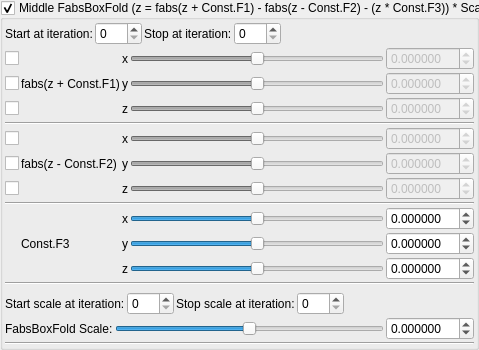
    <widget class="MyGroupBox" name="groupCheck_transf_function_enabledBy_false">
     <property name="title">
      <string>Middle FabsBoxFold (z = fabs(z + Const.F1) - fabs(z - Const.F2) - (z * Const.F3)) * Scale</string>
     </property>
     <property name="checkable">
      <bool>true</bool>
     </property>
     <layout class="QVBoxLayout" name="verticalLayout_17" stretch="0,0,0">
      <property name="spacing">
       <number>2</number>
      </property>
      <property name="leftMargin">
       <number>2</number>
      </property>
      <property name="topMargin">
       <number>2</number>
      </property>
      <property name="rightMargin">
       <number>2</number>
      </property>
      <property name="bottomMargin">
       <number>2</number>
      </property>
      <item>
       <layout class="QGridLayout" name="gridLayout_29">
        <property name="spacing">
         <number>2</number>
        </property>
        <item row="0" column="1">
         <widget class="MySpinBox" name="spinboxInt_transf_start_iterations">
          <property name="sizePolicy">
           <sizepolicy hsizetype="Minimum" vsizetype="Maximum">
            <horstretch>0</horstretch>
            <verstretch>0</verstretch>
           </sizepolicy>
          </property>
          <property name="maximum">
           <number>250</number>
          </property>
         </widget>
        </item>
        <item row="0" column="0">
         <widget class="QLabel" name="label_71">
          <property name="text">
           <string>Start at iteration:</string>
          </property>
         </widget>
        </item>
        <item row="0" column="3">
         <widget class="MySpinBox" name="spinboxInt_transf_stop_iterations">
          <property name="sizePolicy">
           <sizepolicy hsizetype="Minimum" vsizetype="Maximum">
            <horstretch>0</horstretch>
            <verstretch>0</verstretch>
           </sizepolicy>
          </property>
          <property name="maximum">
           <number>250</number>
          </property>
         </widget>
        </item>
        <item row="0" column="2">
         <widget class="QLabel" name="label_72">
          <property name="text">
           <string>Stop at iteration:</string>
          </property>
         </widget>
        </item>
        <item row="0" column="4">
         <spacer name="horizontalSpacer_8">
          <property name="orientation">
           <enum>Qt::Horizontal</enum>
          </property>
          <property name="sizeHint" stdset="0">
           <size>
            <width>40</width>
            <height>20</height>
           </size>
          </property>
         </spacer>
        </item>
       </layout>
      </item>
      <item>
       <layout class="QGridLayout" name="gridLayout_30">
        <property name="spacing">
         <number>2</number>
        </property>
        <item row="9" column="3">
         <widget class="QSlider" name="slider3_transf_scale3D_111_x">
          <property name="sizePolicy">
           <sizepolicy hsizetype="Expanding" vsizetype="Maximum">
            <horstretch>0</horstretch>
            <verstretch>0</verstretch>
           </sizepolicy>
          </property>
          <property name="minimum">
           <number>-5000000</number>
          </property>
          <property name="maximum">
           <number>5000000</number>
          </property>
          <property name="orientation">
           <enum>Qt::Horizontal</enum>
          </property>
         </widget>
        </item>
        <item row="13" column="0" colspan="4">
         <layout class="QGridLayout" name="gridLayout_8">
          <property name="topMargin">
           <number>5</number>
          </property>
          <item row="0" column="0">
           <widget class="QLabel" name="label_58">
            <property name="text">
             <string>Start scale at iteration:</string>
            </property>
           </widget>
          </item>
          <item row="0" column="2">
           <widget class="QLabel" name="label_73">
            <property name="text">
             <string>Stop scale at iteration:</string>
            </property>
           </widget>
          </item>
          <item row="0" column="5">
           <spacer name="horizontalSpacer_7">
            <property name="orientation">
             <enum>Qt::Horizontal</enum>
            </property>
            <property name="sizeHint" stdset="0">
             <size>
              <width>40</width>
              <height>20</height>
             </size>
            </property>
           </spacer>
          </item>
          <item row="0" column="3">
           <widget class="MySpinBox" name="spinboxInt_transf_stop_iterations_B">
            <property name="sizePolicy">
             <sizepolicy hsizetype="Preferred" vsizetype="Maximum">
              <horstretch>0</horstretch>
              <verstretch>0</verstretch>
             </sizepolicy>
            </property>
            <property name="maximum">
             <number>250</number>
            </property>
           </widget>
          </item>
          <item row="0" column="1">
           <widget class="MySpinBox" name="spinboxInt_transf_start_iterations_B">
            <property name="sizePolicy">
             <sizepolicy hsizetype="Minimum" vsizetype="Maximum">
              <horstretch>0</horstretch>
              <verstretch>0</verstretch>
             </sizepolicy>
            </property>
            <property name="maximum">
             <number>250</number>
            </property>
           </widget>
          </item>
         </layout>
        </item>
        <item row="7" column="3">
         <widget class="QSlider" name="slider3_transf_addition_constantA_111_z">
          <property name="enabled">
           <bool>false</bool>
          </property>
          <property name="sizePolicy">
           <sizepolicy hsizetype="Expanding" vsizetype="Maximum">
            <horstretch>0</horstretch>
            <verstretch>0</verstretch>
           </sizepolicy>
          </property>
          <property name="minimum">
           <number>-5000000</number>
          </property>
          <property name="maximum">
           <number>5000000</number>
          </property>
          <property name="orientation">
           <enum>Qt::Horizontal</enum>
          </property>
         </widget>
        </item>
        <item row="2" column="4">
         <widget class="MyDoubleSpinBox" name="spinbox3_transf_addition_constant_111_z">
          <property name="enabled">
           <bool>false</bool>
          </property>
          <property name="sizePolicy">
           <sizepolicy hsizetype="Minimum" vsizetype="Maximum">
            <horstretch>0</horstretch>
            <verstretch>0</verstretch>
           </sizepolicy>
          </property>
          <property name="decimals">
           <number>6</number>
          </property>
          <property name="minimum">
           <double>-99.989999999999995</double>
          </property>
          <property name="maximum">
           <double>99.989999999999995</double>
          </property>
          <property name="singleStep">
           <double>0.100000000000000</double>
          </property>
         </widget>
        </item>
        <item row="1" column="2">
         <widget class="QLabel" name="label_8">
          <property name="text">
           <string notr="true">y</string>
          </property>
         </widget>
        </item>
        <item row="4" column="0">
         <widget class="QCheckBox" name="checkBox_transf_function_enabledAx">
          <property name="text">
           <string/>
          </property>
         </widget>
        </item>
        <item row="7" column="0">
         <widget class="QCheckBox" name="checkBox_transf_function_enabledAz">
          <property name="text">
           <string/>
          </property>
         </widget>
        </item>
        <item row="2" column="3">
         <widget class="QSlider" name="slider3_transf_addition_constant_111_z">
          <property name="enabled">
           <bool>false</bool>
          </property>
          <property name="sizePolicy">
           <sizepolicy hsizetype="Expanding" vsizetype="Maximum">
            <horstretch>0</horstretch>
            <verstretch>0</verstretch>
           </sizepolicy>
          </property>
          <property name="minimum">
           <number>-5000000</number>
          </property>
          <property name="maximum">
           <number>5000000</number>
          </property>
          <property name="orientation">
           <enum>Qt::Horizontal</enum>
          </property>
         </widget>
        </item>
        <item row="8" column="0" colspan="5">
         <widget class="Line" name="line_27">
          <property name="orientation">
           <enum>Qt::Horizontal</enum>
          </property>
         </widget>
        </item>
        <item row="0" column="3">
         <widget class="QSlider" name="slider3_transf_addition_constant_111_x">
          <property name="enabled">
           <bool>false</bool>
          </property>
          <property name="sizePolicy">
           <sizepolicy hsizetype="Expanding" vsizetype="Maximum">
            <horstretch>0</horstretch>
            <verstretch>0</verstretch>
           </sizepolicy>
          </property>
          <property name="minimum">
           <number>-5000000</number>
          </property>
          <property name="maximum">
           <number>5000000</number>
          </property>
          <property name="value">
           <number>0</number>
          </property>
          <property name="sliderPosition">
           <number>0</number>
          </property>
          <property name="orientation">
           <enum>Qt::Horizontal</enum>
          </property>
         </widget>
        </item>
        <item row="0" column="4">
         <widget class="MyDoubleSpinBox" name="spinbox3_transf_addition_constant_111_x">
          <property name="enabled">
           <bool>false</bool>
          </property>
          <property name="sizePolicy">
           <sizepolicy hsizetype="Minimum" vsizetype="Maximum">
            <horstretch>0</horstretch>
            <verstretch>0</verstretch>
           </sizepolicy>
          </property>
          <property name="prefix">
           <string/>
          </property>
          <property name="decimals">
           <number>6</number>
          </property>
          <property name="minimum">
           <double>-99.989999999999995</double>
          </property>
          <property name="singleStep">
           <double>0.100000000000000</double>
          </property>
         </widget>
        </item>
        <item row="5" column="2">
         <widget class="QLabel" name="label_11">
          <property name="text">
           <string notr="true">y</string>
          </property>
         </widget>
        </item>
        <item row="7" column="2">
         <widget class="QLabel" name="label_12">
          <property name="text">
           <string notr="true">z</string>
          </property>
         </widget>
        </item>
        <item row="11" column="2">
         <widget class="QLabel" name="label_13">
          <property name="text">
           <string notr="true">z</string>
          </property>
         </widget>
        </item>
        <item row="10" column="2">
         <widget class="QLabel" name="label_14">
          <property name="text">
           <string notr="true">y</string>
          </property>
         </widget>
        </item>
        <item row="9" column="2">
         <widget class="QLabel" name="label_15">
          <property name="text">
           <string notr="true">x</string>
          </property>
         </widget>
        </item>
        <item row="5" column="4">
         <widget class="MyDoubleSpinBox" name="spinbox3_transf_addition_constantA_111_y">
          <property name="enabled">
           <bool>false</bool>
          </property>
          <property name="sizePolicy">
           <sizepolicy hsizetype="Minimum" vsizetype="Maximum">
            <horstretch>0</horstretch>
            <verstretch>0</verstretch>
           </sizepolicy>
          </property>
          <property name="decimals">
           <number>6</number>
          </property>
          <property name="minimum">
           <double>-99.989999999999995</double>
          </property>
          <property name="maximum">
           <double>99.989999999999995</double>
          </property>
          <property name="singleStep">
           <double>0.100000000000000</double>
          </property>
         </widget>
        </item>
        <item row="11" column="4">
         <widget class="MyDoubleSpinBox" name="spinbox3_transf_scale3D_111_z">
          <property name="sizePolicy">
           <sizepolicy hsizetype="Minimum" vsizetype="Maximum">
            <horstretch>0</horstretch>
            <verstretch>0</verstretch>
           </sizepolicy>
          </property>
          <property name="decimals">
           <number>6</number>
          </property>
          <property name="minimum">
           <double>-99.989999999999995</double>
          </property>
          <property name="maximum">
           <double>99.989999999999995</double>
          </property>
          <property name="singleStep">
           <double>0.100000000000000</double>
          </property>
         </widget>
        </item>
        <item row="9" column="4">
         <widget class="MyDoubleSpinBox" name="spinbox3_transf_scale3D_111_x">
          <property name="sizePolicy">
           <sizepolicy hsizetype="Minimum" vsizetype="Maximum">
            <horstretch>0</horstretch>
            <verstretch>0</verstretch>
           </sizepolicy>
          </property>
          <property name="prefix">
           <string/>
          </property>
          <property name="decimals">
           <number>6</number>
          </property>
          <property name="minimum">
           <double>-99.989999999999995</double>
          </property>
          <property name="singleStep">
           <double>0.100000000000000</double>
          </property>
         </widget>
        </item>
        <item row="7" column="4">
         <widget class="MyDoubleSpinBox" name="spinbox3_transf_addition_constantA_111_z">
          <property name="enabled">
           <bool>false</bool>
          </property>
          <property name="sizePolicy">
           <sizepolicy hsizetype="Minimum" vsizetype="Maximum">
            <horstretch>0</horstretch>
            <verstretch>0</verstretch>
           </sizepolicy>
          </property>
          <property name="decimals">
           <number>6</number>
          </property>
          <property name="minimum">
           <double>-99.989999999999995</double>
          </property>
          <property name="maximum">
           <double>99.989999999999995</double>
          </property>
          <property name="singleStep">
           <double>0.100000000000000</double>
          </property>
         </widget>
        </item>
        <item row="10" column="4">
         <widget class="MyDoubleSpinBox" name="spinbox3_transf_scale3D_111_y">
          <property name="sizePolicy">
           <sizepolicy hsizetype="Minimum" vsizetype="Maximum">
            <horstretch>0</horstretch>
            <verstretch>0</verstretch>
           </sizepolicy>
          </property>
          <property name="decimals">
           <number>6</number>
          </property>
          <property name="minimum">
           <double>-99.989999999999995</double>
          </property>
          <property name="maximum">
           <double>99.989999999999995</double>
          </property>
          <property name="singleStep">
           <double>0.100000000000000</double>
          </property>
         </widget>
        </item>
        <item row="2" column="0">
         <widget class="QCheckBox" name="checkBox_transf_function_enabledz">
          <property name="text">
           <string/>
          </property>
         </widget>
        </item>
        <item row="1" column="3">
         <widget class="QSlider" name="slider3_transf_addition_constant_111_y">
          <property name="enabled">
           <bool>false</bool>
          </property>
          <property name="sizePolicy">
           <sizepolicy hsizetype="Expanding" vsizetype="Maximum">
            <horstretch>0</horstretch>
            <verstretch>0</verstretch>
           </sizepolicy>
          </property>
          <property name="minimum">
           <number>-5000000</number>
          </property>
          <property name="maximum">
           <number>5000000</number>
          </property>
          <property name="orientation">
           <enum>Qt::Horizontal</enum>
          </property>
         </widget>
        </item>
        <item row="1" column="4">
         <widget class="MyDoubleSpinBox" name="spinbox3_transf_addition_constant_111_y">
          <property name="enabled">
           <bool>false</bool>
          </property>
          <property name="sizePolicy">
           <sizepolicy hsizetype="Minimum" vsizetype="Maximum">
            <horstretch>0</horstretch>
            <verstretch>0</verstretch>
           </sizepolicy>
          </property>
          <property name="decimals">
           <number>6</number>
          </property>
          <property name="minimum">
           <double>-99.989999999999995</double>
          </property>
          <property name="maximum">
           <double>99.989999999999995</double>
          </property>
          <property name="singleStep">
           <double>0.100000000000000</double>
          </property>
         </widget>
        </item>
        <item row="1" column="0">
         <widget class="QCheckBox" name="checkBox_transf_function_enabledy">
          <property name="text">
           <string/>
          </property>
         </widget>
        </item>
        <item row="4" column="3">
         <widget class="QSlider" name="slider3_transf_addition_constantA_111_x">
          <property name="enabled">
           <bool>false</bool>
          </property>
          <property name="sizePolicy">
           <sizepolicy hsizetype="Expanding" vsizetype="Maximum">
            <horstretch>0</horstretch>
            <verstretch>0</verstretch>
           </sizepolicy>
          </property>
          <property name="minimum">
           <number>-5000000</number>
          </property>
          <property name="maximum">
           <number>5000000</number>
          </property>
          <property name="orientation">
           <enum>Qt::Horizontal</enum>
          </property>
         </widget>
        </item>
        <item row="4" column="2">
         <widget class="QLabel" name="label_5">
          <property name="text">
           <string notr="true">x</string>
          </property>
         </widget>
        </item>
        <item row="5" column="1">
         <widget class="QLabel" name="label_97">
          <property name="text">
           <string notr="true">fabs(z - Const.F2)</string>
          </property>
         </widget>
        </item>
        <item row="1" column="1">
         <widget class="QLabel" name="label_74">
          <property name="text">
           <string notr="true">fabs(z + Const.F1)</string>
          </property>
         </widget>
        </item>
        <item row="3" column="0" colspan="5">
         <widget class="Line" name="line_26">
          <property name="orientation">
           <enum>Qt::Horizontal</enum>
          </property>
         </widget>
        </item>
        <item row="5" column="3">
         <widget class="QSlider" name="slider3_transf_addition_constantA_111_y">
          <property name="enabled">
           <bool>false</bool>
          </property>
          <property name="sizePolicy">
           <sizepolicy hsizetype="Expanding" vsizetype="Maximum">
            <horstretch>0</horstretch>
            <verstretch>0</verstretch>
           </sizepolicy>
          </property>
          <property name="minimum">
           <number>-5000000</number>
          </property>
          <property name="maximum">
           <number>5000000</number>
          </property>
          <property name="orientation">
           <enum>Qt::Horizontal</enum>
          </property>
         </widget>
        </item>
        <item row="10" column="1">
         <widget class="QLabel" name="label_102">
          <property name="text">
           <string notr="true">Const.F3</string>
          </property>
         </widget>
        </item>
        <item row="11" column="3">
         <widget class="QSlider" name="slider3_transf_scale3D_111_z">
          <property name="sizePolicy">
           <sizepolicy hsizetype="Expanding" vsizetype="Maximum">
            <horstretch>0</horstretch>
            <verstretch>0</verstretch>
           </sizepolicy>
          </property>
          <property name="minimum">
           <number>-5000000</number>
          </property>
          <property name="maximum">
           <number>5000000</number>
          </property>
          <property name="orientation">
           <enum>Qt::Horizontal</enum>
          </property>
         </widget>
        </item>
        <item row="0" column="2">
         <widget class="QLabel" name="label_6">
          <property name="text">
           <string notr="true">x</string>
          </property>
         </widget>
        </item>
        <item row="2" column="2">
         <widget class="QLabel" name="label_7">
          <property name="text">
           <string notr="true">z</string>
          </property>
         </widget>
        </item>
        <item row="10" column="3">
         <widget class="QSlider" name="slider3_transf_scale3D_111_y">
          <property name="sizePolicy">
           <sizepolicy hsizetype="Expanding" vsizetype="Maximum">
            <horstretch>0</horstretch>
            <verstretch>0</verstretch>
           </sizepolicy>
          </property>
          <property name="minimum">
           <number>-5000000</number>
          </property>
          <property name="maximum">
           <number>5000000</number>
          </property>
          <property name="orientation">
           <enum>Qt::Horizontal</enum>
          </property>
         </widget>
        </item>
        <item row="4" column="4">
         <widget class="MyDoubleSpinBox" name="spinbox3_transf_addition_constantA_111_x">
          <property name="enabled">
           <bool>false</bool>
          </property>
          <property name="sizePolicy">
           <sizepolicy hsizetype="Minimum" vsizetype="Maximum">
            <horstretch>0</horstretch>
            <verstretch>0</verstretch>
           </sizepolicy>
          </property>
          <property name="prefix">
           <string/>
          </property>
          <property name="decimals">
           <number>6</number>
          </property>
          <property name="minimum">
           <double>-99.989999999999995</double>
          </property>
          <property name="singleStep">
           <double>0.100000000000000</double>
          </property>
         </widget>
        </item>
        <item row="0" column="0">
         <widget class="QCheckBox" name="checkBox_transf_function_enabledx">
          <property name="text">
           <string/>
          </property>
         </widget>
        </item>
        <item row="5" column="0">
         <widget class="QCheckBox" name="checkBox_transf_function_enabledAy">
          <property name="text">
           <string/>
          </property>
         </widget>
        </item>
        <item row="14" column="0" colspan="5">
         <layout class="QGridLayout" name="gridLayout_31">
          <property name="spacing">
           <number>2</number>
          </property>
          <item row="1" column="2">
           <widget class="QSlider" name="slider_transf_scaleA_1">
            <property name="sizePolicy">
             <sizepolicy hsizetype="Expanding" vsizetype="Maximum">
              <horstretch>0</horstretch>
              <verstretch>0</verstretch>
             </sizepolicy>
            </property>
            <property name="minimum">
             <number>-5000000</number>
            </property>
            <property name="maximum">
             <number>5000000</number>
            </property>
            <property name="singleStep">
             <number>1</number>
            </property>
            <property name="orientation">
             <enum>Qt::Horizontal</enum>
            </property>
           </widget>
          </item>
          <item row="1" column="3">
           <widget class="MyDoubleSpinBox" name="spinbox_transf_scaleA_1">
            <property name="sizePolicy">
             <sizepolicy hsizetype="Minimum" vsizetype="Maximum">
              <horstretch>0</horstretch>
              <verstretch>0</verstretch>
             </sizepolicy>
            </property>
            <property name="prefix">
             <string/>
            </property>
            <property name="suffix">
             <string/>
            </property>
            <property name="decimals">
             <number>6</number>
            </property>
            <property name="minimum">
             <double>-99.998999999999995</double>
            </property>
            <property name="maximum">
             <double>99.998999999999995</double>
            </property>
            <property name="singleStep">
             <double>0.100000000000000</double>
            </property>
           </widget>
          </item>
          <item row="1" column="1">
           <widget class="QLabel" name="label_103">
            <property name="text">
             <string>FabsBoxFold Scale:</string>
            </property>
           </widget>
          </item>
         </layout>
        </item>
        <item row="12" column="0" colspan="5">
         <widget class="Line" name="line_28">
          <property name="orientation">
           <enum>Qt::Horizontal</enum>
          </property>
         </widget>
        </item>
       </layout>
      </item>
      <item>
       <widget class="Line" name="line_11">
        <property name="orientation">
         <enum>Qt::Horizontal</enum>
        </property>
       </widget>
      </item>
     </layout>
    </widget>
